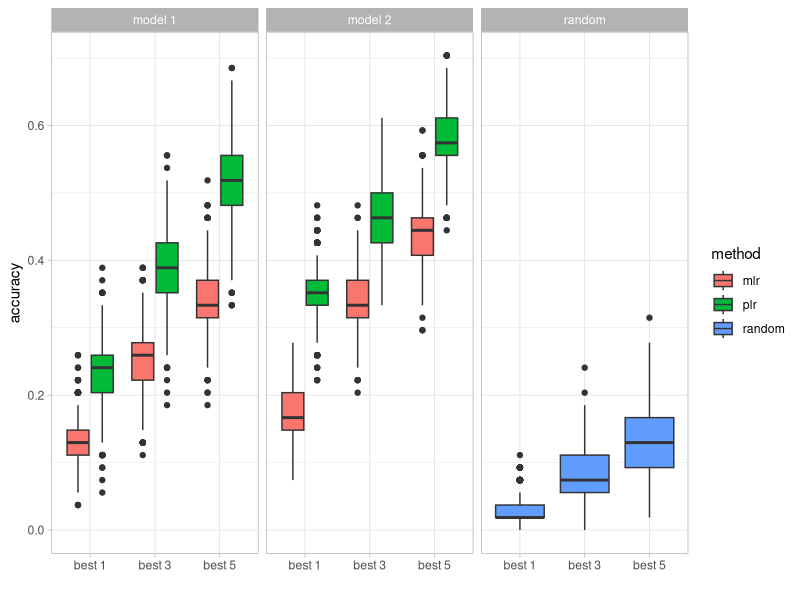

Generate this figure with R:
# Title: Plot Figure 5
# 
# Description:
#
# Requirement:
#   Packages: ggplot, dplyr
#


library(ggplot2)
library(dplyr)

dt <- read.csv("./results/cluster_assgn_acc.csv")



## ******* Create boxplot *******
## ******************************
dt %>% ggplot() +
  geom_boxplot(aes(x = K, y = acc, fill = method)) +
  facet_wrap(~model) +
  labs(x = "", y = "accuracy") +
  theme_light()
